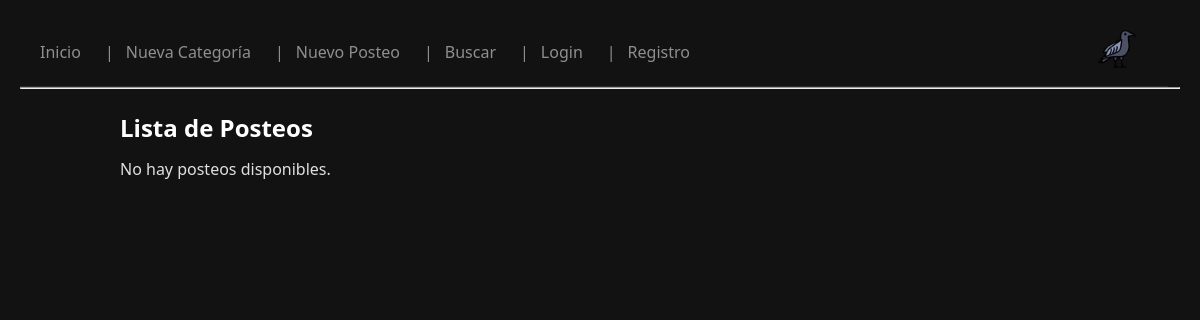
Before: / with the older database file.
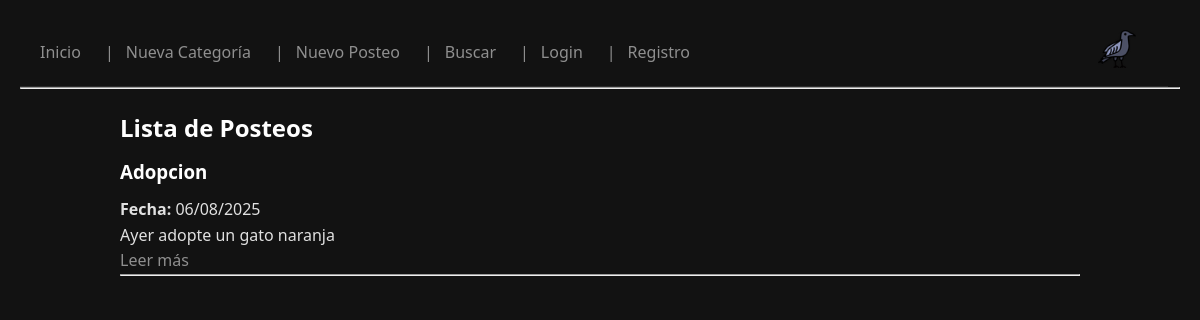
After: the same page with the newer database file.
### blog/models.py (models this page shows, shortened)
class Posteo(models.Model):
    titulo = models.CharField(max_length=200)
    contenido = models.TextField()
    autor = models.ForeignKey(User, on_delete=models.CASCADE)
    categoria = models.ForeignKey('Categoria', on_delete=models.SET_NULL, null=True)
    fecha_creacion = models.DateField(auto_now_add=True)
    imagen = models.ImageField(upload_to='posteos/', null=True, blank=True)

### blog/views.py (the view)
# urls.py: path('', ListaPosteosView.as_view(), name='lista_posteos'),
class ListaPosteosView(ListView):
    model = Posteo
    template_name = 'blog/lista_posteos.html'
    context_object_name = 'posteos'
    ordering = ['-fecha_creacion']

### blog/templates/blog/lista_posteos.html
{% extends 'blog/base.html' %}
{% block content %}
  <h2>Lista de Posteos</h2>
  {% if posteos %}
    {% for posteo in posteos %}
      <div>
        <h3>{{ posteo.titulo }}</h3>
        <p><strong>Fecha:</strong> {{ posteo.fecha_creacion|date:"d/m/Y" }}</p>
        <p>{{ posteo.contenido|truncatewords:30 }}</p>
        <a href="{% url 'detalle_posteo' posteo.pk %}">Leer más</a>
      </div>
      <hr>
    {% endfor %}
  {% else %}
    <p>No hay posteos disponibles.</p>
  {% endif %}
{% endblock %}

### blog/templates/blog/base.html (shortened to what this page needs)
{% load static %}
<!DOCTYPE html>
<html lang="es">
<head>
    <link rel="stylesheet" href="{% static 'css/styles.css' %}">
</head>
<body>
    <header>
        <nav class="navbar">
            <div class="nav-left">
                <a href="{% url 'lista_posteos' %}">Inicio</a> |
                <a href="{% url 'crear_categoria' %}">Nueva Categoría</a> |
                <a href="{% url 'crear_posteo' %}">Nuevo Posteo</a> |
                <a href="{% url 'buscar_posteo' %}">Buscar</a> |
                {% if user.is_authenticated %}
                    Hola, {{ user.username }} |
                    <form method="post" action="{% url 'logout' %}" style="display:inline;">
                        {% csrf_token %}
                        <button type="submit" style="background:none; border:none; color:inherit; cursor:pointer; padding:0;">Salir</button>
                    </form>
                {% else %}
                    <a href="{% url 'login' %}">Login</a> |
                    <a href="{% url 'registro' %}">Registro</a>
                {% endif %}
            </div>
            <div class="nav-right">
                <a href="{% url 'lista_posteos' %}" title="Volver al inicio">
                    <img src="{% static 'icon/twother45.ico' %}" alt="Twother Logo" class="logo-icon">
                </a>
            </div>
        </nav>
    </header>
    <hr>
    <main class="container">
        {% block content %}
        {% endblock %}
    </main>
</body>
</html>

### static/css/styles.css (style rules this page uses)
* { margin: 0; padding: 0; box-sizing: border-box; font-family: 'Segoe UI', Tahoma, Geneva, Verdana, sans-serif; }
body { background-color: #121212; color: #e0e0e0; line-height: 1.6; padding: 20px; }
nav, a { color: #8f8f8f; text-decoration: none; margin-right: 12px; font-weight: 500; transition: color 0.2s ease; }
h1, h2, h3 { margin-bottom: 10px; color: #ffffff; }
.container { max-width: 1000px; margin: 0 auto; padding: 20px; }
.navbar { display: flex; justify-content: space-between; align-items: center; background-color: #121212; padding: 10px 20px; border-bottom: 1px solid #2c2c2c; }
.nav-left { display: flex; flex-wrap: wrap; gap: 12px; }
.nav-right { display: flex; align-items: center; }
.logo-icon { width: 38px; height: 38px; cursor: pointer; transition: transform 0.3s ease, filter 0.3s ease; }

Changed rows visible on the page:
added Posteo: titulo "Adopcion", fecha_creacion "06/08/2025", contenido "Ayer adopte un gato naranja"
Other visible differences:
text no longer shown: "No hay posteos disponibles."
